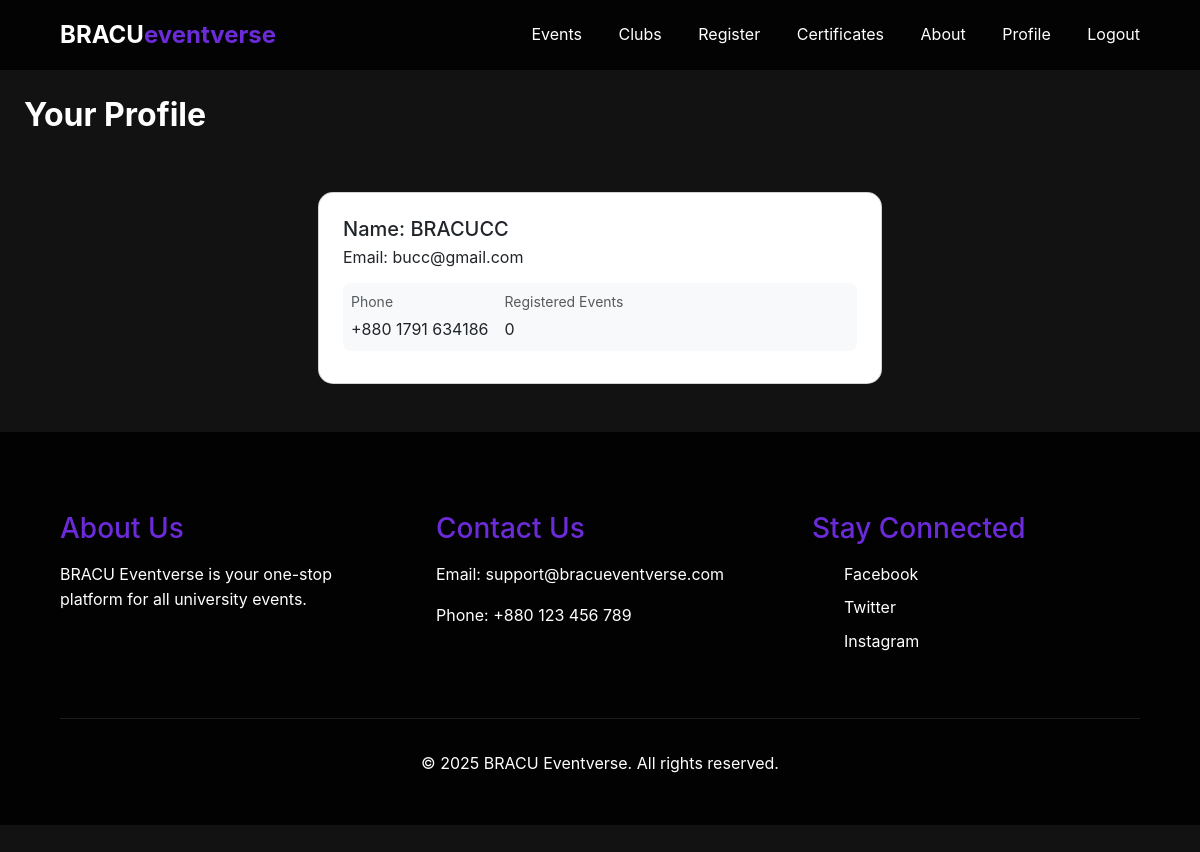
The page /student/profile.php (signed in) on the database as committed earlier.
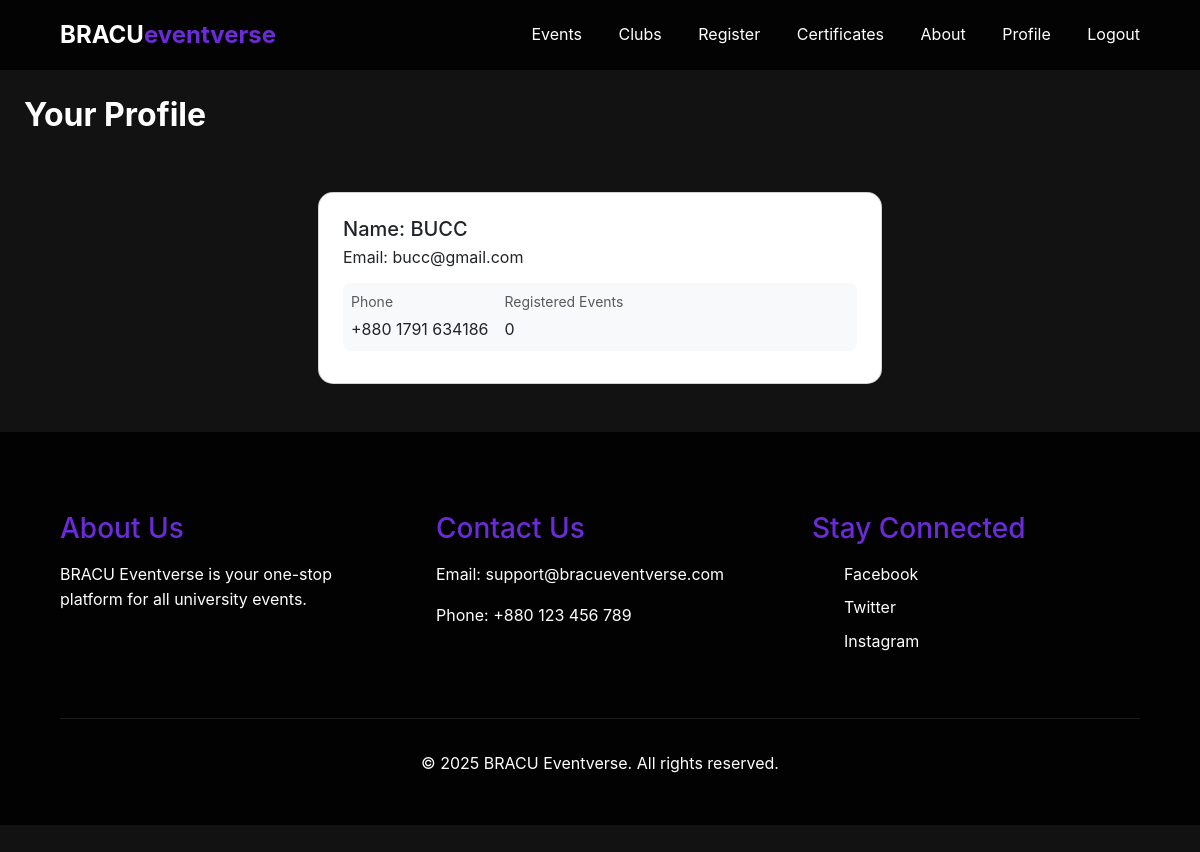
The same page on the database as committed later.
### tables this page shows
CREATE TABLE `users` (
  `id` int(11) NOT NULL,
  `name` varchar(100) NOT NULL,
  `email` varchar(100) NOT NULL,
  `password` varchar(255) NOT NULL,
  `role` enum('student','club_admin','dept_admin','super_admin') NOT NULL,
  `created_at` timestamp NOT NULL DEFAULT current_timestamp()
);

### student/profile.php (the view, shortened to what this page needs)
<?php
require_once '../config/database.php';
include "../partials/header.php";
$user_id = $_SESSION['user_id'];
$query = "SELECT name, email FROM users WHERE id = ?";
$stmt = $conn->prepare($query);
$stmt->bind_param("i", $user_id);
$stmt->execute();
$result = $stmt->get_result();
$user = $result->fetch_assoc();
$event_query = "SELECT COUNT(*) AS event_count FROM event_registrations WHERE user_id = ?";
$event_stmt = $conn->prepare($event_query);
$event_stmt->bind_param("i", $user_id);
$event_stmt->execute();
$event_result = $event_stmt->get_result();
$event_data = $event_result->fetch_assoc();
$event_count = $event_data['event_count'];
?>
<!DOCTYPE html>
<html lang="en">
<head>
    <link rel="stylesheet" href="../assets/css/style.css">
    <link href="https://cdnjs.cloudflare.com/ajax/libs/font-awesome/6.0.0/css/all.min.css" rel="stylesheet">
</head>
<body>
    <header>
        <nav class="navbar">
            <div class="logo">
                <a href="./">BRACU<span>eventverse</span></a>
            </div>
            <div class="nav-links">
                <a href="./events.php">Events</a>
                <a href="./clubs.php">Clubs</a>
                <a href="./register_event.php">Register</a>
                <a href="./certificates.php">Certificates</a>
                <a href="./about.php">About</a>
                <?php if(isset($_SESSION['user_id'])): ?>
                <a href="./profile.php">Profile</a>
                <a href="../sql/logout.php">Logout</a>
                <?php else: ?>
                <a href="pages/login.php" class="login-btn">Login</a>
                <?php endif; ?>
            </div>
        </nav>
    </header>
    <main class="py-5">
        <section class="w-100 px-4 py-5" style="background-color:rgb(18, 18, 18); ">
        <h2><strong>Your Profile</strong></h2>
            <div style="height: 50px;"></div>
            <div class="row d-flex justify-content-center">
                <div class="col col-md-9 col-lg-7 col-xl-6">
                    <div class="card" style="border-radius: 15px;">
                        <div class="card-body p-4">
                            <h5 class="mb-1">Name: <?php echo htmlspecialchars($user['name']); ?></h5>
                            <p class="mb-2 pb-1">Email: <?php echo htmlspecialchars($user['email']); ?></p>
                            <div class="d-flex justify-content-start rounded-3 p-2 mb-2 bg-body-tertiary">
                                <div>
                                    <p class="small text-muted mb-1">Phone</p>
                                    <p class="mb-0">+880 1791 634186</p>
                                </div>
                                <div class="px-3">
                                    <p class="small text-muted mb-1">Registered Events</p>
                                    <p class="mb-0"><?php echo $event_count; ?></p>
                                </div>
                            </div>
                        </div>
                    </div>
                </div>
            </div>
        </section>
        <footer>
        <div id="footer_section" class="footer-content">
            <div class="footer-section">
                <h3>About Us</h3>
                <p>BRACU Eventverse is your one-stop platform for all university events.</p>
            </div>
            <div class="footer-section">
                <h3>Contact Us</h3>
                <p>Email: support@bracueventverse.com</p>
                <p>Phone: +880 123 456 789</p>
            </div>
            <div class="footer-section">
                <h3>Stay Connected</h3>
                <ul>
                    <li><a href="#events">Facebook</a></li>
                    <li><a href="#clubs">Twitter</a></li>
                    <li><a href="#about">Instagram</a></li>
                </ul>
            </div>
        </div>
        <div class="footer-bottom">
            <p>&copy; 2025 BRACU Eventverse. All rights reserved.</p>
        </div>
    </footer>
</body>
</html>

Rows that differ between the two databases and show on the page:
changed users "bucc@gmail.com": name "BRACUCC" → "BUCC"
